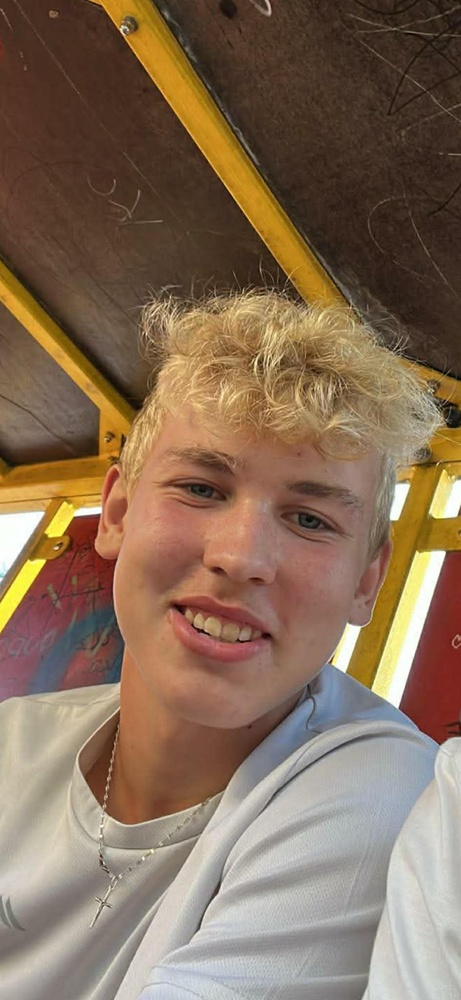
#> input picture faces/Adam/09ab7af3-6838-40e6-bf13-5f20aa56ccc5.jpg, 461 x 1000 px, shrunk from 944 x 2046 before the run
$ python -i noise.py   (imports and definitions only)   (older library calls are emulated)
#> lines starting #> are read from the running program, lines starting #| are printed output that depends on the picture
"""import cv2
import numpy as np


class NoiseEvaluator:
    def compute_noise(self, image_path: str) -> float:
        image = cv2.imread(image_path, cv2.IMREAD_GRAYSCALE)

        if image is None:
            raise ValueError(f"Nie można wczytać obrazu: {image_path}")

        image = image.astype(np.float64)

        # Maska Immerkaera
        kernel = np.array([
            [1, -2, 1],
            [-2, 4, -2],
            [1, -2, 1]
        ])

        # Splot
        filtered = cv2.filter2D(image, cv2.CV_64F, kernel)
        filtered_center = filtered[1:-1, 1:-1]

        # Obliczenie sigma (poziom szumu)
        h, w = filtered_center.shape
        sigma = np.sqrt(np.pi / 2) * (1 / (6 * (w - 2) * (h - 2))) * np.sum(np.abs(filtered_center))

        # Zamiana na %
        noise_percent = (sigma / 255.0) * 100

        return float(noise_percent)"""

import cv2
import numpy as np


class NoiseEvaluator:
    def compute_noise(self, image_path: str) -> float:
        image = cv2.imread(image_path, cv2.IMREAD_GRAYSCALE)
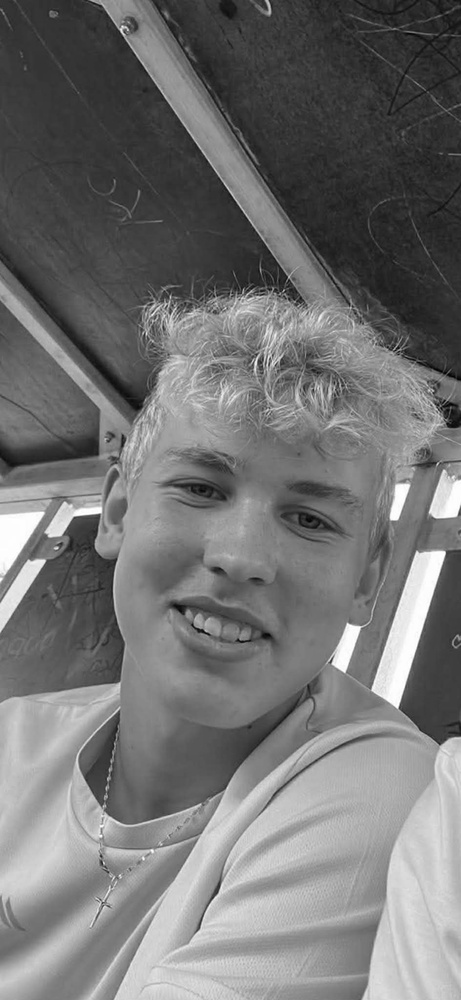
#> image: shape (1000, 461); min 0, max 255, mean 114.9

        if image is None:
            raise ValueError(f"Nie można wczytać obrazu: {image_path}")

        image = image.astype(np.float64)

        # ========================
        # METODA 1: IMMERKAER
        # ========================
        kernel = np.array([
            [1, -2, 1],
            [-2, 4, -2],
            [1, -2, 1]
        ])

        filtered = cv2.filter2D(image, -1, kernel)
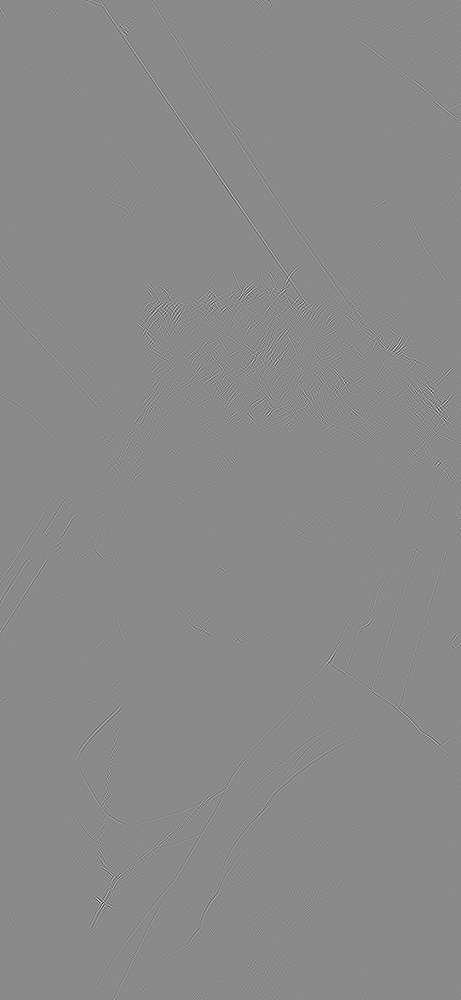
#> filtered: shape (1000, 461) float64; min -314, max 264, mean 0; drawn with min black and max white

        h, w = image.shape
#> h = 1000; w = 461
        sigma = np.sqrt(np.pi / 2) * (1 / (6 * (w - 2) * (h - 2))) * np.sum(np.abs(filtered))
#> sigma = 1.44

        immerkaer_noise = (sigma / 255.0) * 100
#> immerkaer_noise = 0.565

        # ========================
        # METODA 2: BLUR DIFFERENCE
        # ========================
        blurred = cv2.GaussianBlur(image, (5, 5), 0)
        noise = cv2.absdiff(image, blurred)
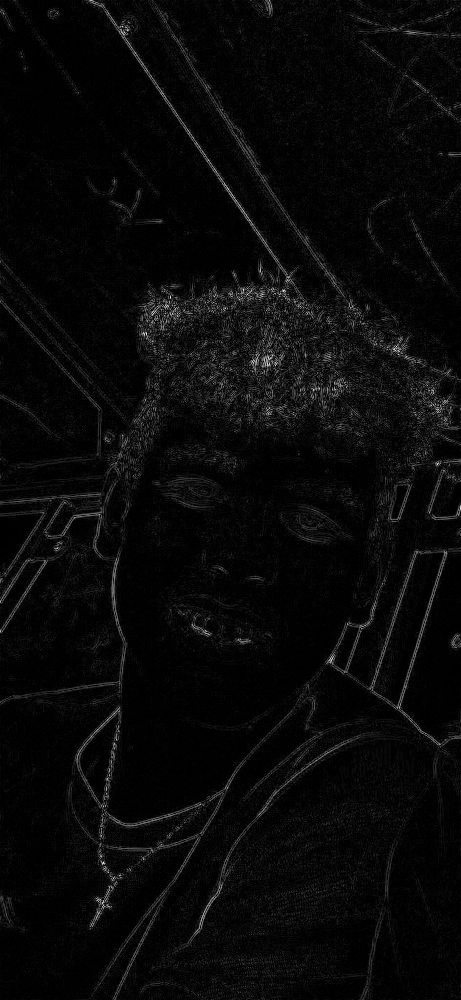
#> noise: shape (1000, 461) float64; min 0, max 77.08, mean 2.9; drawn with min black and max white

        blur_noise = (np.mean(noise) / 255.0) * 100
#> blur_noise = 1.14

        # ========================
        # POŁĄCZENIE
        # ========================
        final_noise = (immerkaer_noise + blur_noise) / 2
#> final_noise = 0.853
        print(f"  debug: immerkaer={immerkaer_noise:.2f}, blur={blur_noise:.2f}")
#|   debug: immerkaer=0.56, blur=1.14

        return float(final_noise)

>>> result = NoiseEvaluator().compute_noise('../faces/Adam/09ab7af3-6838-40e6-bf13-5f20aa56ccc5.jpg')
#> result = 0.853

$ run again, on faces/Adam/2bdf731f-3105-4feb-b69b-aaa04a2bf67b.jpg
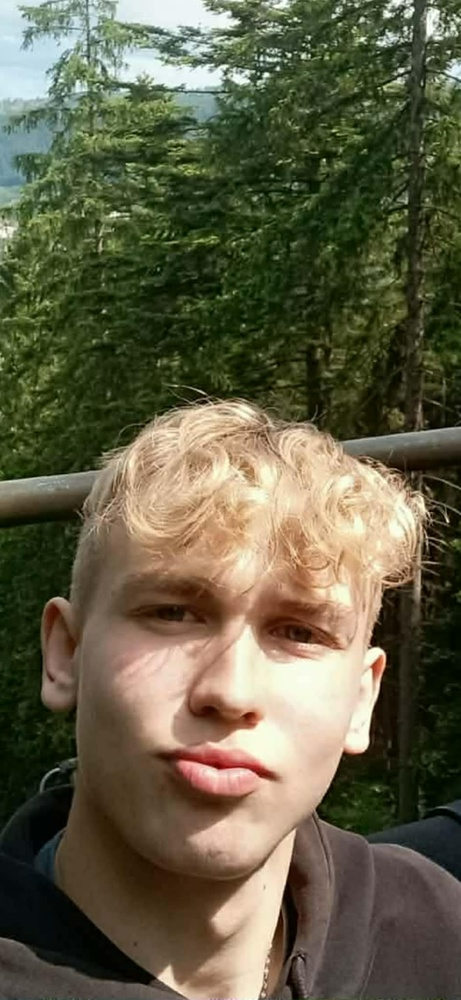
#> input picture faces/Adam/2bdf731f-3105-4feb-b69b-aaa04a2bf67b.jpg, 461 x 1000 px, shrunk from 944 x 2046 before the run
#> in compute_noise, `image = cv2.imread(image_path, cv2.IMREAD_GRAYSCALE)`:
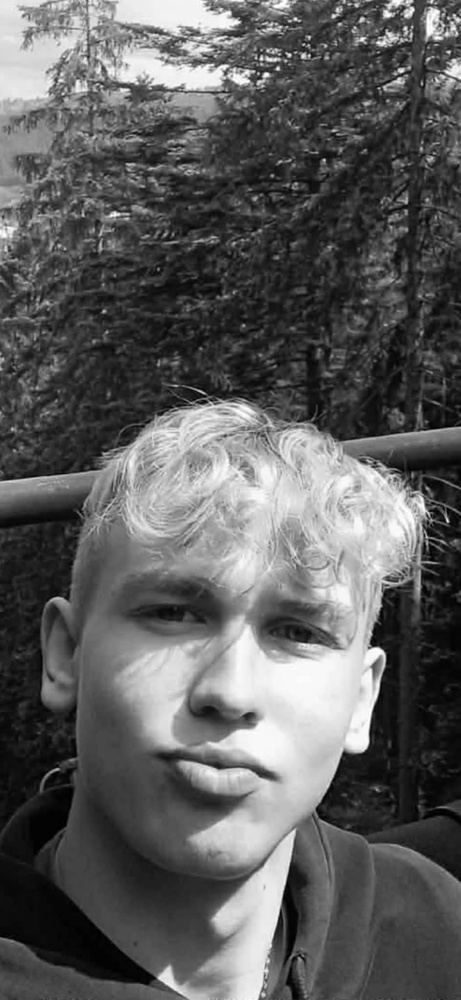
#> image: shape (1000, 461); min 0, max 255, mean 93.3
#> sigma = 1.04
#> immerkaer_noise = 0.408
#> in compute_noise, `noise = cv2.absdiff(image, blurred)`:
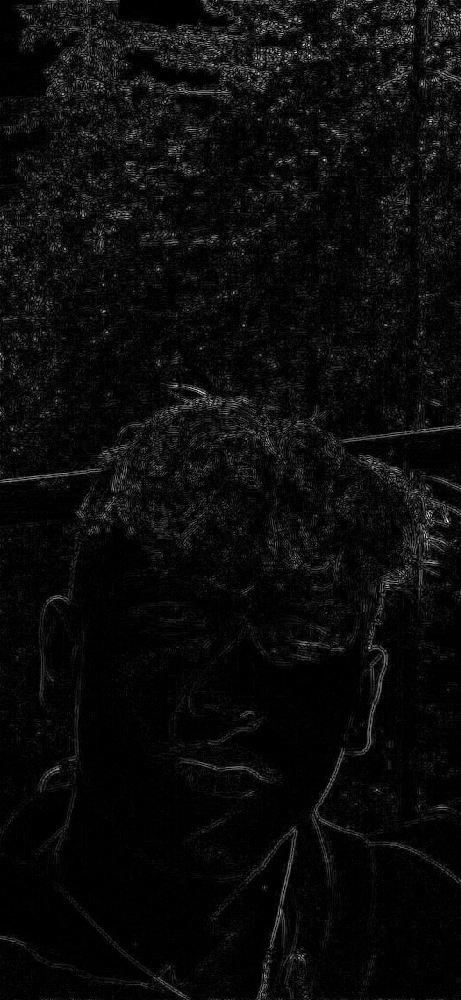
#> noise: shape (1000, 461) float64; min 0, max 75.86, mean 3.6; drawn with min black and max white
#> blur_noise = 1.41
#> final_noise = 0.908
#|   debug: immerkaer=0.41, blur=1.41

$ run again, on faces/Adam/6050ed25-bf64-4b29-ba5c-2caa8af42351.jpg
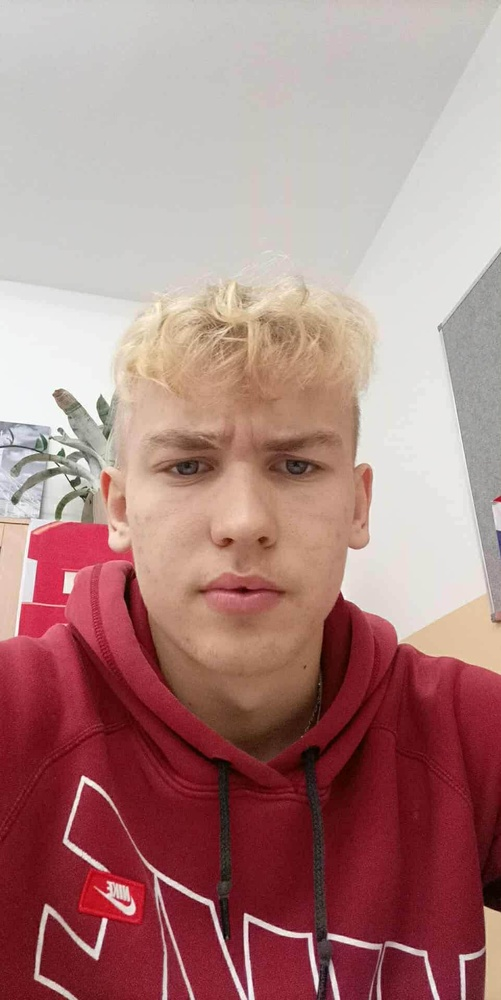
#> input picture faces/Adam/6050ed25-bf64-4b29-ba5c-2caa8af42351.jpg, 501 x 1000 px, shrunk from 961 x 1920 before the run
#> in compute_noise, `image = cv2.imread(image_path, cv2.IMREAD_GRAYSCALE)`:
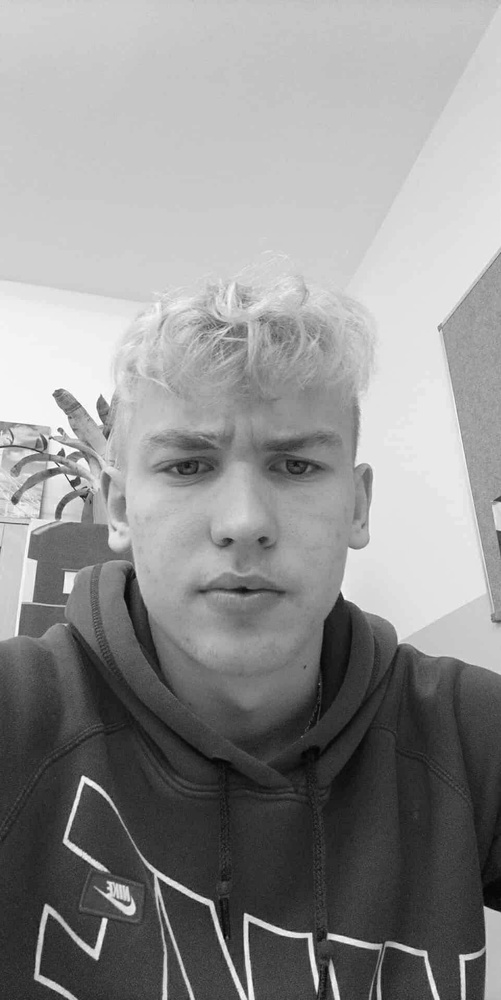
#> image: shape (1000, 501); min 1, max 255, mean 144.6
#> sigma = 1.09
#> immerkaer_noise = 0.426
#> in compute_noise, `noise = cv2.absdiff(image, blurred)`:
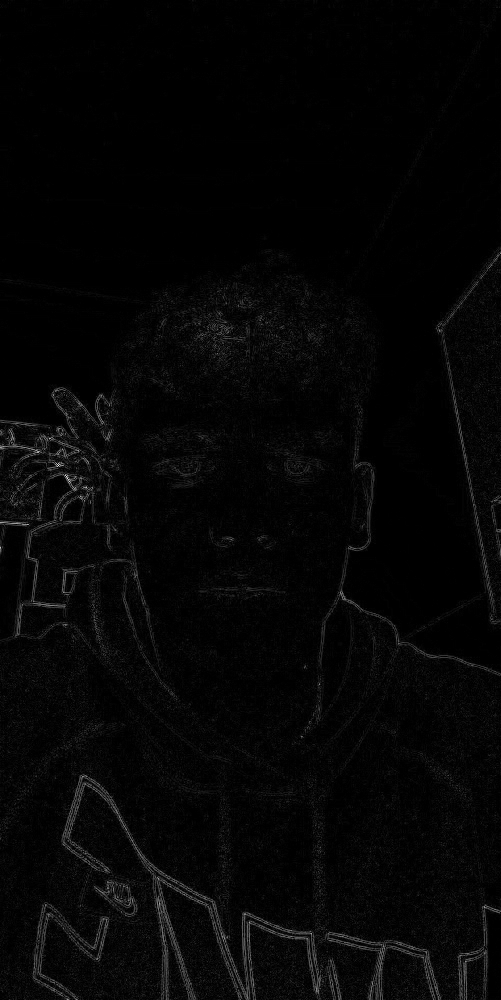
#> noise: shape (1000, 501) float64; min 0, max 95.25, mean 2.2; drawn with min black and max white
#> blur_noise = 0.862
#> final_noise = 0.644
#|   debug: immerkaer=0.43, blur=0.86

$ run again, on faces/Adam/b77358c0-179e-4aed-b986-6f454a3956c7.jpg
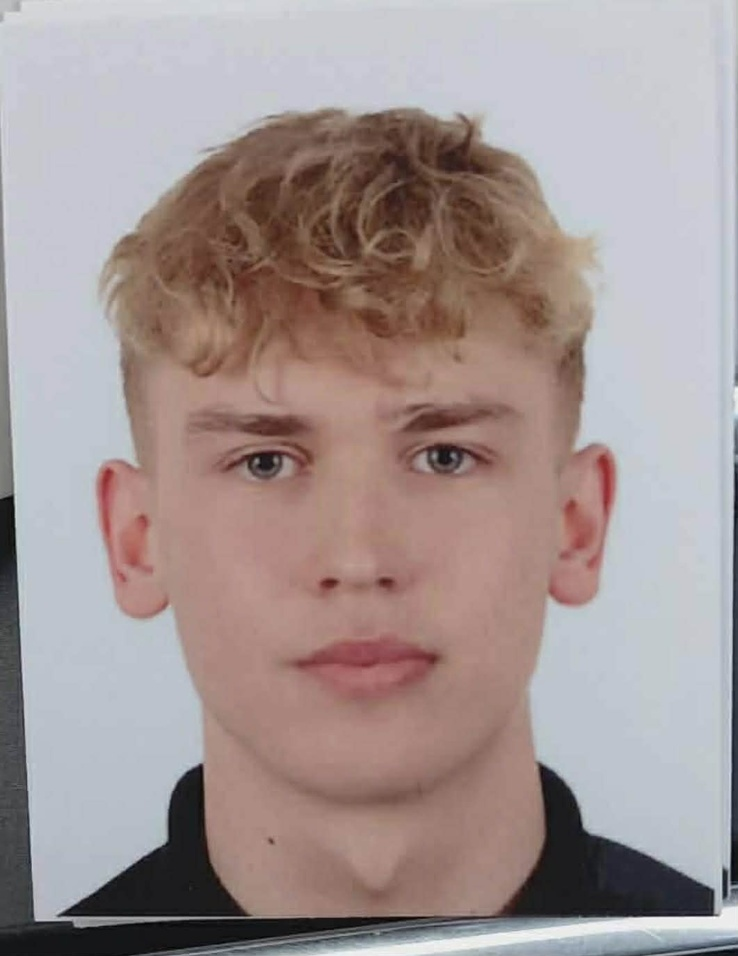
#> input picture faces/Adam/b77358c0-179e-4aed-b986-6f454a3956c7.jpg, 738 x 956 px, shrunk from 1061 x 1373 before the run
#> in compute_noise, `filtered = cv2.filter2D(image, -1, kernel)`:
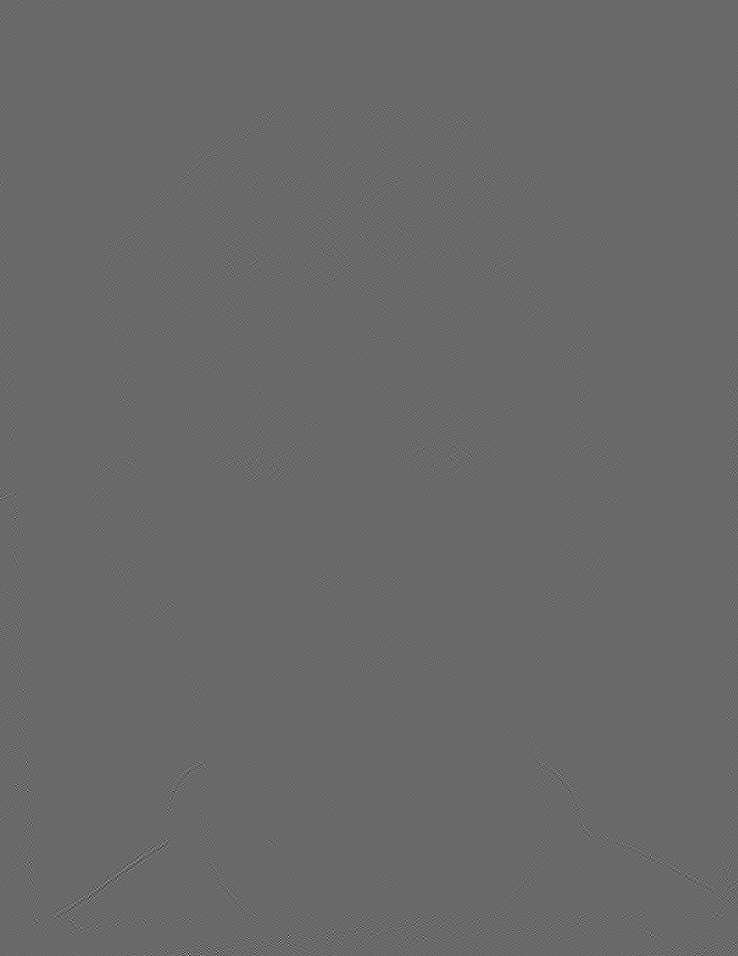
#> filtered: shape (956, 738) float64; min -58, max 82, mean 0; drawn with min black and max white
#> sigma = 0.263
#> immerkaer_noise = 0.103
#> in compute_noise, `noise = cv2.absdiff(image, blurred)`:
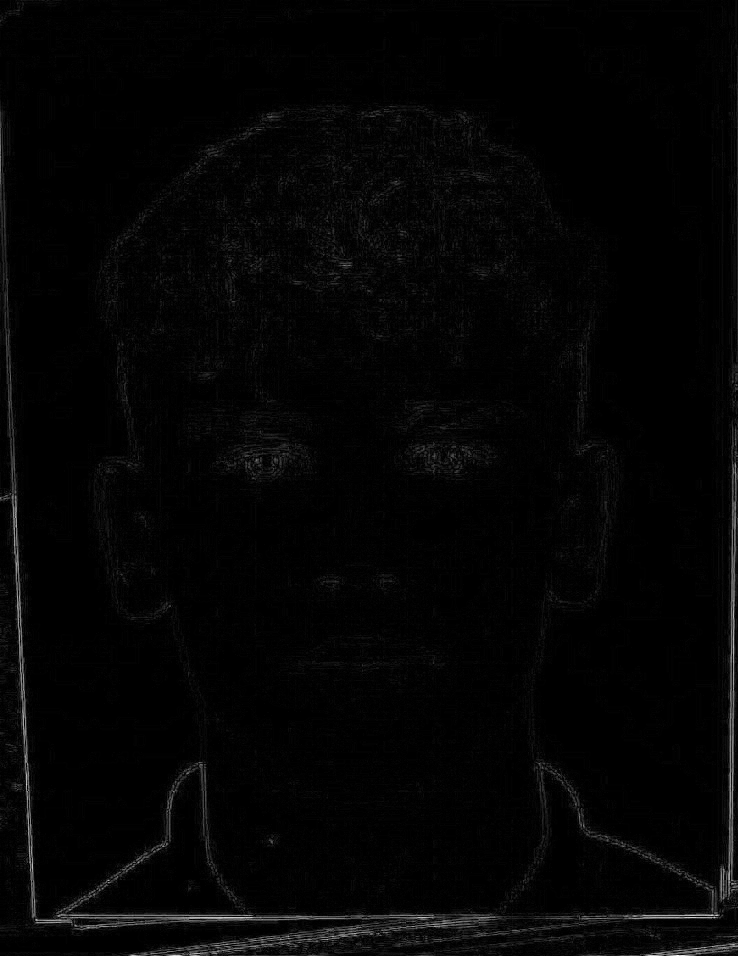
#> noise: shape (956, 738) float64; min 0, max 46.23, mean 0.9; drawn with min black and max white
#> blur_noise = 0.336
#> final_noise = 0.219
#|   debug: immerkaer=0.10, blur=0.34
